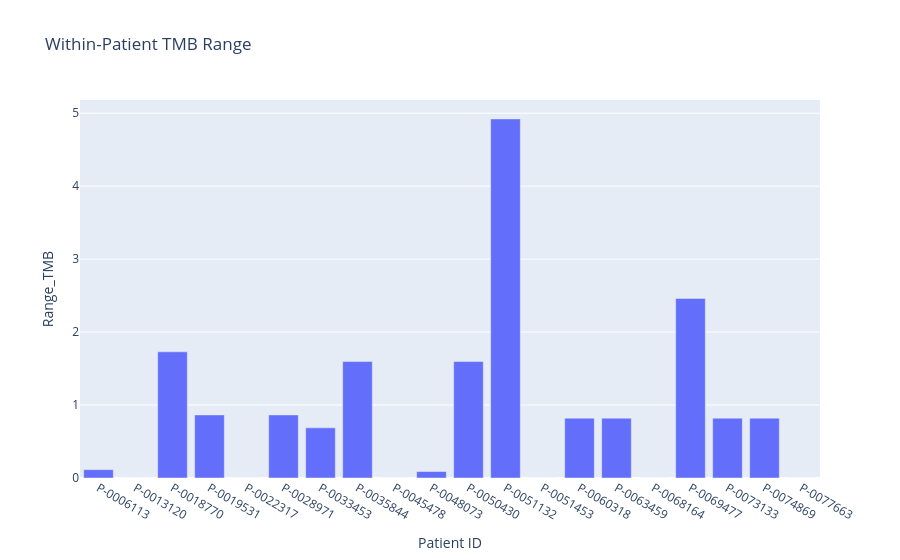

The code cell stored with this chart in its notebook:
### Markdown cell above
# Visualize within-patient variability

### Code cell
fig = px.bar(

    patient_summary,

    x="Patient ID",

    y="Range_TMB",

    hover_data=[
        "Mean_TMB",
        "Median_TMB",
        "Min_TMB",
        "Max_TMB"
    ],

    title="Within-Patient TMB Range"

)

fig.show()

### Figure 1 — Plotly figure (JSON) as saved in the notebook; plotly's stock layout.template omitted (floating-point values rounded to 4 significant figures)
{"data": [{"customdata": [[0.9217, 0.9217, 0.8647, 0.9787], [0.0, 0.0, 0.0, 0.0], [1.729, 1.729, 0.8647, 2.594], [0.4323, 0.4323, 0.0, 0.8647], [0.0, 0.0, 0.0, 0.0], [1.297, 1.297, 0.8647, 1.729], [2.938, 2.938, 2.594, 3.281], [1.929, 2.461, 0.8647, 2.461], [0.0, 0.0, 0.0, 0.0], [1.685, 1.685, 1.641, 1.729], [1.663, 1.663, 0.8647, 2.461], [2.461, 2.461, 0.0, 4.922], [1.729, 1.729, 1.729, 1.729], [1.367, 1.641, 0.8203, 1.641], [0.4102, 0.4102, 0.0, 0.8203], [0.0, 0.0, 0.0, 0.0], [1.231, 1.231, 0.0, 2.461], [2.871, 2.871, 2.461, 3.281], [5.332, 5.332, 4.922, 5.742], [2.461, 2.461, 2.461, 2.461]], "hovertemplate": "Patient ID=%{x}<br>Range_TMB=%{y}<br>Mean_TMB=%{customdata[0]}<br>Median_TMB=%{customdata[1]}<br>Min_TMB=%{customdata[2]}<br>Max_TMB=%{customdata[3]}<extra></extra>", "legendgroup": "", "marker": {"color": "#636efa", "pattern": {"shape": ""}}, "name": "", "orientation": "v", "showlegend": false, "textposition": "auto", "type": "bar", "x": ["P-0006113", "P-0013120", "P-0018770", "P-0019531", "P-0022317", "P-0028971", "P-0033453", "P-0035844", "P-0045478", "P-0048073", "P-0050430", "P-0051132", "P-0051453", "P-0060318", "P-0063459", "P-0068164", "P-0069477", "P-0073133", "P-0074869", "P-0077663"], "xaxis": "x", "y": [0.114, 0.0, 1.729, 0.8647, 0.0, 0.8647, 0.6873, 1.596, 0.0, 0.0887, 1.596, 4.922, 0.0, 0.8203, 0.8203, 0.0, 2.461, 0.8203, 0.8203, 0.0], "yaxis": "y"}], "layout": {"barmode": "relative", "legend": {"tracegroupgap": 0}, "title": {"text": "Within-Patient TMB Range"}, "xaxis": {"anchor": "y", "domain": [0, 1], "title": {"text": "Patient ID"}}, "yaxis": {"anchor": "x", "domain": [0, 1], "title": {"text": "Range_TMB"}}}}
